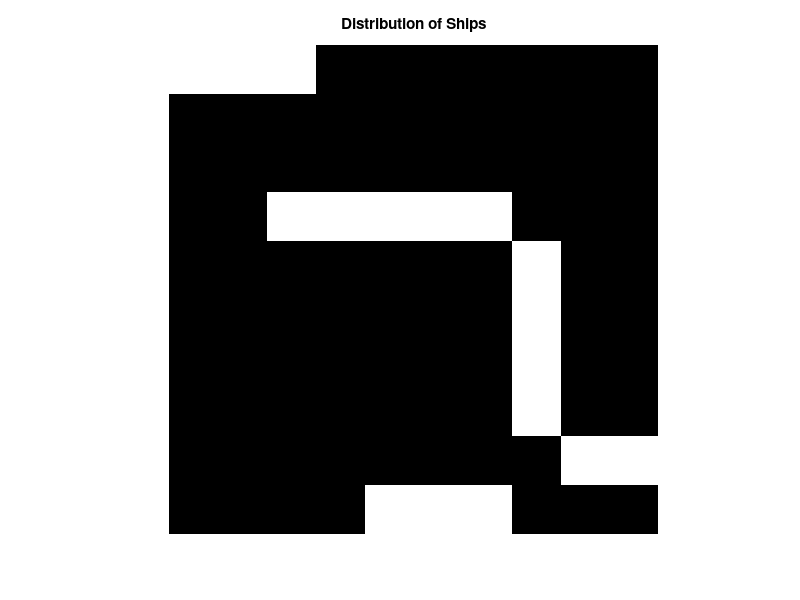

Source code (MATLAB):
% Ce document est accessible aux assistants Jean Clement et Julien Bouchat. Il est dans votre intérêt de ne pas le copier.
% Ce programme est ma propriété. Copier ce document pourrait entraîner des conséquences sérieuses que vous ne devriez pas négliger.
% Cordialement,
% HENRY François

%test Bataille navale

clc
clear
close all

n=10;

merIA=zeros(n);

t=0;
c=0;

while t < 4

    if t==0
        b=4;
        t=t+1;
    elseif t==1
        b=3;
        t=t+1;
    elseif t==2
        b=2;
        c=c+1;
        if c==2
            t=t+1;
        end
    elseif t==3
        b=1;
        t=t+1;
    end

S=randi([0,1]);
Coo=[];
a=1;

if S==0

    for i=1:n
        for j=1:n
       
            if merIA(i,j)==0
            
                Coo(a,1)=i;
                Coo(a,2)=j;
                a=a+1;

            end
        
        end
    end

    q=true;
    while q

        l=randi([1,length(Coo)-b]);
        d=0;

        if Coo(l,1)==Coo(l+1,1) && Coo(l,2)+1==Coo(l+1,2)
            for i=0:b-1
            
                if Coo(l+i,1)==Coo(l+i+1,1) && Coo(l+i,2)+1==Coo(l+i+1,2)
                    d=d+1;
                end
        
            end
        end
        if d==b
            q=false;
        end
    end

    for i=0:b
        merIA(Coo(l+i,1),Coo(l+i,2))=1;
        
        if Coo(l,1) > 1
        
           merIA(Coo(l+i,1)-1,Coo(l+i,2))=-1; 

        end
        if Coo(l,1) < n
        
           merIA(Coo(l+i,1)+1,Coo(l+i,2))=-1; 

        end
        if l-1 >= 1
            if Coo(l-1,1) >= 1 && Coo(l-1,1) == Coo(l,1)
              
               merIA(Coo(l-1,1),Coo(l-1,2))=-1; 
    
            end
        end
        if l+b+1 <= length(Coo)
            if Coo(l+b+1,1) <= n && Coo(l+b+1,1) == Coo(l+b,1)  
    
               merIA(Coo(l+b+1,1),Coo(l+b+1,2))=-1; 
    
            end
        end
    end

elseif S==1

    for i=1:n
        for j=1:n
       
            if merIA(j,i)==0
            
                Coo(a,1)=j;
                Coo(a,2)=i;
                a=a+1;

            end
        
        end
    end

    q=true;
    while q

        l=randi([1,length(Coo)-b]);
        d=0;

        if Coo(l,2)==Coo(l+1,2) && Coo(l,1)+1==Coo(l+1,1)
            for i=0:b-1
            
                if Coo(l+i,2)==Coo(l+i+1,2) && Coo(l+i,1)+1==Coo(l+i+1,1)
                    d=d+1;
                end
        
            end
        end
        if d==b
            q=false;
        end
    end

    for i=0:b
        merIA(Coo(l+i,1),Coo(l+i,2))=1;
        
        if Coo(l,2) > 1
        
           merIA(Coo(l+i,1),Coo(l+i,2)-1)=-1; 

        end
        if Coo(l,2) < n
        
           merIA(Coo(l+i,1),Coo(l+i,2)+1)=-1; 

        end
        if l-1 >= 1
            if Coo(l-1,2) >= 1 && Coo(l-1,2) == Coo(l,2)
              
               merIA(Coo(l-1,1),Coo(l-1,2))=-1; 
    
            end
        end
        if l+b+1 <= length(Coo)
            if Coo(l+b+1,2) <= n && Coo(l+b+1,2) == Coo(l+b,2)  
    
               merIA(Coo(l+b+1,1),Coo(l+b+1,2))=-1; 
    
            end
        end
    end
end


end

for i=1:n
    for j=1:n
        if merIA(i,j)==-1
            merIA(i,j)=0;
        end
    end
end

% Visualize the grid
%imagesc(merIA)
imshow(merIA, 'InitialMagnification', 'fit');
title('Distribution of Ships');
